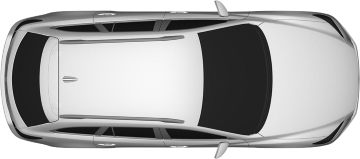
#> input picture images/materials/car_white.png, 360 x 159 px
$ python 2-cilqr-motionplanning.py
#> lines starting #> are read from the running program, lines starting #| are printed output that depends on the picture
### scripts/utils/kinematic.py
import numpy as np

# [145 lines left out: functions kinematic_propagate, get_kinematic_model_derivatives, const_velo_prediction, get_ref_exact_points, get_vehicle_front_and_rear_centers, get_vehicle_front_and_rear_center_derivatives and 3 more, not called in this run]

### scripts/utils/constraint.py
import sys
import pathlib
import numpy as np

sys.path.append(str(pathlib.Path(__file__).parent))
import kinematic

def exp_barrier(c, q1, q2):
    b = q1 * np.exp(q2 * c)

    return b


def exp_barrier_derivative_and_Hessian(c, c_dot, q1, q2):
    b = exp_barrier(c, q1, q2)
    b_dot = q2 * b * c_dot
    c_dot_reshaped = c_dot[:, np.newaxis]
    b_ddot = (q2 ** 2) * b * (c_dot_reshaped @ c_dot_reshaped.T)

    return b_dot, b_ddot


def get_bound_constr(var, bound, bound_type='upper'):
    assert bound_type == 'upper' or bound_type == 'lower'

    if bound_type == 'upper':
        return var - bound
    else:
        return bound - var


# [7 lines of commented-out code are left out]


def get_obstacle_avoidance_constr(ego_state, obs_state, ego_wheelbase, ego_width, obs_attr):
    ego_front, ego_rear = kinematic.get_vehicle_front_and_rear_centers(ego_state[:2], ego_state[3], ego_wheelbase)
    obs_a, obs_b = kinematic.get_ellipsoid_obstacle_scales(0.5 * ego_width, obs_attr[0], obs_attr[1], obs_attr[2])
    front_safety_margin = kinematic.ellipsoid_safety_margin(ego_front, obs_state[:2], obs_state[3], obs_a, obs_b)
    rear_safety_margin = kinematic.ellipsoid_safety_margin(ego_rear, obs_state[:2], obs_state[3], obs_a, obs_b)

    return front_safety_margin, rear_safety_margin


def get_obstacle_avoidance_constr_derivatives(ego_state, obs_state, ego_wheelbase, ego_width, obs_attr):
    ego_front, ego_rear = kinematic.get_vehicle_front_and_rear_centers(ego_state[:2], ego_state[3], ego_wheelbase)
    obs_a, obs_b = kinematic.get_ellipsoid_obstacle_scales(0.5 * ego_width, obs_attr[0], obs_attr[1], obs_attr[2])

    # safety margin over ego front and rear points
    front_safety_margin_over_ego_front = kinematic.ellipsoid_safety_margin_derivatives(ego_front, obs_state[:2], obs_state[3], obs_a, obs_b)
    rear_safety_margin_over_ego_rear = kinematic.ellipsoid_safety_margin_derivatives(ego_rear, obs_state[:2], obs_state[3], obs_a, obs_b)

    # ego front and rear points over state
    ego_front_over_state, ego_rear_over_state = kinematic.get_vehicle_front_and_rear_center_derivatives(ego_state[3], ego_wheelbase)

    # chain together
    front_safety_margin_over_state = front_safety_margin_over_ego_front @ ego_front_over_state
    rear_safety_margin_over_state = rear_safety_margin_over_ego_rear @ ego_rear_over_state

    return front_safety_margin_over_state, rear_safety_margin_over_state


def get_bounded_ctrl(cur_u, cur_x, acc_max, acc_min, stl_lim, velo_min, velo_max):
    # todo: calculate the bounded ctrl outputs based on ctrl bounds and velocity bounds
    # Currently, let's try not to apply this operation but simply return the original value.

    return cur_u

### scripts/2-cilqr-motionplanning.py
import time
import math
import sys
import matplotlib.pyplot as plt
from matplotlib.transforms import Affine2D
import numpy as np
import pathlib
sys.path.append(str(pathlib.Path(__file__).parent))

from utils import kinematic, constraint

# This demo references: https://github.com/RyYAO98/CILQR_Motion_Planning

# CILQR parameter
DT = 0.1
HORIZON_LENGTH = 60
MAX_ACC = 2.0

# vehicle parameter [m]
LENGTH = 4.5
WIDTH = 2.0
WB = 3.6
SAFETY_BUFFER = 1.5

car_white_image_path = str(pathlib.Path(__file__)\
                           .parent.parent / "images" / "materials" / "car_white.png")
car_cyan_image_path = str(pathlib.Path(__file__)\
                          .parent.parent / "images" / "materials" / "car_cyan.png")
steering_wheel_path = str(pathlib.Path(__file__)\
                          .parent.parent / "images" / "materials" /"steering_wheel.png")
car_white_image = plt.imread(car_white_image_path, format = "png")
#> car_white_image is the input picture: shape (159, 360, 4) float32; mean R, G, B, A 0.501, 0.501, 0.501, 0.817
car_cyan_image = plt.imread(car_cyan_image_path, format = "png")
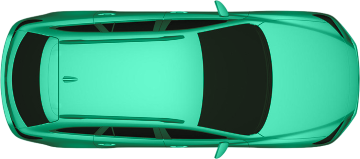
#> input picture images/materials/car_cyan.png, 360 x 159 px
#> car_cyan_image is the input picture: shape (159, 360, 4) float32; mean R, G, B, A 0.163, 0.501, 0.392, 0.817
steering_wheel = plt.imread(steering_wheel_path, format = "png")
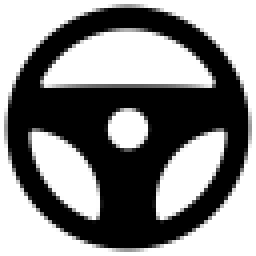
#> input picture images/materials/steering_wheel.png, 64 x 64 px (shown 4 times larger)
#> steering_wheel is the input picture: shape (64, 64, 4) float32; mean R, G, B, A 0, 0, 0, 0.467


class VehicleState:
    # [5 lines left out: function __init__, not called in this run]


class CILQR:
    def __init__(self) -> None:
        # planning-related settings
        self.N = HORIZON_LENGTH
        self.dt = DT
        self.nx = 4
        self.nu = 2
        self.state_weight = np.array(
            [[1.0, 0., 0., 0.],
             [0., 1.0, 0., 0.],
             [0., 0., 0.5, 0.],
             [0., 0., 0., 0.]])
        self.ctrl_weight = np.array(
            [[1.0, 0.0],
             [0.0, 1.0]])
        self.exp_q1 = 5.5
        self.exp_q2 = 5.75

        # iteration-related settings
        self.max_iter = 50
        self.init_lamb = 20
        self.lamb_decay = 0.7
        self.lamb_amplify = 2.0
        self.max_lamb = 10000.0
        self.alpha_options = [1., 0.5, 0.25, 0.125, 0.0625]
        self.tol = 0.001

        # ego vehicle-related settings
        self.wheelbase = WB
        self.width = WIDTH
        self.length = LENGTH
        self.velo_max = 10.0
        self.velo_min = 0.0
        self.yaw_lim = 3.14
        self.acc_max = MAX_ACC
        self.acc_min = -MAX_ACC
        self.stl_lim = 1.57


    def get_init_traj(self, x0):
        # zero ctrl initialization
        init_u = np.zeros((self.nu, self.N))
        init_x = kinematic.const_velo_prediction(x0, self.N, self.dt, self.wheelbase)

        return init_u, init_x


    def get_total_cost(self, u, x, ref_waypoints, ref_velo, obs_attrs, obs_preds):
        num_obstacles = obs_attrs.shape[0]

        # part 1: costs included in the prime objective
        ref_exact_points = kinematic.get_ref_exact_points(x[:2], ref_waypoints)
        ref_states = np.vstack([
            ref_exact_points,
            np.full(self.N + 1, ref_velo),
            np.zeros(self.N + 1)
        ])

        states_devt = np.sum(((x - ref_states).T @ self.state_weight) * (x - ref_states).T)
        ctrl_energy = np.sum((u.T @ self.ctrl_weight) * u.T)

        J_prime = states_devt + ctrl_energy

        # part 2: costs of the barrier function terms
        J_barrier = 0.
        for k in range(1, self.N + 1):
            u_k_minus_1 = u[:, k - 1]
            x_k = x[:, k]  # there is no need to count for the current state cost
            obs_preds_k = obs_preds[:, :, k]

            # acceleration constraints
            acc_up_constr = constraint.get_bound_constr(u_k_minus_1[0],
                                                        self.acc_max, bound_type='upper')
            acc_lo_constr = constraint.get_bound_constr(u_k_minus_1[0],
                                                        self.acc_min, bound_type='lower')

            # steering angle constraints
            stl_up_constr = constraint.get_bound_constr(u_k_minus_1[1],
                                                        self.stl_lim, bound_type='upper')
            stl_lo_constr = constraint.get_bound_constr(u_k_minus_1[1],
                                                        -self.stl_lim, bound_type='lower')

            # velocity constraints
            velo_up_constr = constraint.get_bound_constr(x_k[2], self.velo_max, bound_type='upper')
            velo_lo_constr = constraint.get_bound_constr(x_k[2], self.velo_min, bound_type='lower')

            # obstacle avoidance constraints
            obs_front_constr_list, obs_rear_constr_list = [], []
            for j in range(num_obstacles):
                obs_j_pred_k = obs_preds_k[j]
                obs_j_attr = obs_attrs[j]
                obs_j_front_constr, obs_j_rear_constr = constraint.get_obstacle_avoidance_constr(
                    x_k, obs_j_pred_k, self.wheelbase, self.width, obs_j_attr)
                obs_front_constr_list.append(obs_j_front_constr)
                obs_rear_constr_list.append(obs_j_rear_constr)

            J_barrier_k = constraint.exp_barrier(acc_up_constr, self.exp_q1, self.exp_q2) \
                          + constraint.exp_barrier(acc_lo_constr, self.exp_q1, self.exp_q2) \
                          + constraint.exp_barrier(stl_up_constr, self.exp_q1, self.exp_q2) \
                          + constraint.exp_barrier(stl_lo_constr, self.exp_q1, self.exp_q2) \
                          + constraint.exp_barrier(velo_up_constr, self.exp_q1, self.exp_q2) \
                          + constraint.exp_barrier(velo_lo_constr, self.exp_q1, self.exp_q2) \
                          + np.sum([constraint.exp_barrier(ofc, self.exp_q1, self.exp_q2) \
                                    for ofc in obs_front_constr_list]) \
                          + np.sum([constraint.exp_barrier(orc, self.exp_q1, self.exp_q2) \
                                    for orc in obs_rear_constr_list])

            J_barrier += J_barrier_k

        # Get the total cost
        J_tot = J_prime + J_barrier

        return J_tot


    def get_total_cost_derivatives_and_Hessians(
            self, u, x, ref_waypoints, ref_velo, obs_attrs, obs_preds):
        ref_exact_points = kinematic.get_ref_exact_points(x[ : 2], ref_waypoints)
        ref_states = np.vstack([
            ref_exact_points,
            np.full(self.N + 1, ref_velo),
            np.zeros(self.N + 1)
        ])
        num_obstacles = obs_attrs.shape[0]

        # part 1: cost derivatives due to the prime objective
        l_u_prime = 2 * (u.T @ self.ctrl_weight).T
        l_uu_prime = np.repeat((2 * self.ctrl_weight)[:, :, np.newaxis], self.N, axis=2)
        l_x_prime = 2 * ((x - ref_states).T @ self.state_weight).T
        l_xx_prime = np.repeat((2 * self.state_weight)[:, :, np.newaxis], self.N + 1, axis=2)

        # part 2: cost derivatives due to the barrier terms
        l_u_barrier = np.zeros((self.nu, self.N))
        l_uu_barrier = np.zeros((self.nu, self.nu, self.N))
        l_x_barrier = np.zeros((self.nx, self.N + 1))
        l_xx_barrier = np.zeros((self.nx, self.nx, self.N + 1))

        for k in range(self.N + 1):
            # ---- Ctrl: only N steps ----
            if k < self.N:
                u_k = u[:, k]

                # acceleration constraints derivatives and Hessians
                acc_up_constr = constraint.get_bound_constr(u_k[0], self.acc_max, bound_type='upper')
                acc_up_constr_over_u = np.array([1., 0.])
                acc_up_barrier_over_u, acc_up_barrier_over_uu = \
                    constraint.exp_barrier_derivative_and_Hessian(
                        acc_up_constr, acc_up_constr_over_u, self.exp_q1, self.exp_q2)

                acc_lo_constr = constraint.get_bound_constr(u_k[0], self.acc_min, bound_type='lower')
                acc_lo_constr_over_u = np.array([-1., 0.])
                acc_lo_barrier_over_u, acc_lo_barrier_over_uu = \
                    constraint.exp_barrier_derivative_and_Hessian(
                        acc_lo_constr, acc_lo_constr_over_u, self.exp_q1, self.exp_q2)

                # steering angle constraints derivatives and Hessians
                stl_up_constr = constraint.get_bound_constr(u_k[1], self.stl_lim, bound_type='upper')
                stl_up_constr_over_u = np.array([0., 1.])
                stl_up_barrier_over_u, stl_up_barrier_over_uu = \
                    constraint.exp_barrier_derivative_and_Hessian(
                        stl_up_constr, stl_up_constr_over_u, self.exp_q1, self.exp_q2)

                stl_lo_constr = constraint.get_bound_constr(u_k[1], -self.stl_lim, bound_type='lower')
                stl_lo_constr_over_u = np.array([0., -1.])
                stl_lo_barrier_over_u, stl_lo_barrier_over_uu = \
                    constraint.exp_barrier_derivative_and_Hessian(
                        stl_lo_constr, stl_lo_constr_over_u, self.exp_q1, self.exp_q2)

                # fill the ctrl-related spaces
                l_u_barrier[:, k] = acc_up_barrier_over_u + acc_lo_barrier_over_u \
                                  + stl_up_barrier_over_u + stl_lo_barrier_over_u

                l_uu_barrier[:, :, k] = acc_up_barrier_over_uu + acc_lo_barrier_over_uu \
                                      + stl_up_barrier_over_uu + stl_lo_barrier_over_uu

            # ---- State: (N + 1) steps ----
            x_k = x[:, k]
            obs_pred_k = obs_preds[:, :, k]

            # velocity constraints derivatives and Hessians
            velo_up_constr = constraint.get_bound_constr(x_k[2], self.velo_max, bound_type='upper')
            velo_up_constr_over_x = np.array([0., 0., 1., 0.])
            velo_up_barrier_over_x, velo_up_barrier_over_xx = \
                constraint.exp_barrier_derivative_and_Hessian(
                    velo_up_constr, velo_up_constr_over_x, self.exp_q1, self.exp_q2)

            velo_lo_constr = constraint.get_bound_constr(x_k[2], self.velo_min, bound_type='lower')
            velo_lo_constr_over_x = np.array([0., 0., -1., 0.])
            velo_lo_barrier_over_x, velo_lo_barrier_over_xx = \
                constraint.exp_barrier_derivative_and_Hessian(
                    velo_lo_constr, velo_lo_constr_over_x, self.exp_q1, self.exp_q2)

            # obstacle avoidance constraints derivatives and Hessians
            obs_front_barrier_over_x_list, obs_front_barrier_over_xx_list = [], []
            obs_rear_barrier_over_x_list, obs_rear_barrier_over_xx_list = [], []
            for j in range(num_obstacles):
                obs_j_pred_k = obs_pred_k[j]
                obs_j_attr = obs_attrs[j]

                obs_j_front_constr, obs_j_rear_constr = constraint.get_obstacle_avoidance_constr(
                    x_k, obs_j_pred_k, self.wheelbase, self.width, obs_j_attr
                )
                obs_j_front_constr_over_x, obs_j_rear_constr_over_x = \
                    constraint.get_obstacle_avoidance_constr_derivatives(
                        x_k, obs_j_pred_k, self.wheelbase, self.width, obs_j_attr)
                obs_j_front_barrier_over_x, obs_j_front_barrier_over_xx = \
                    constraint.exp_barrier_derivative_and_Hessian(
                        obs_j_front_constr, obs_j_front_constr_over_x, self.exp_q1, self.exp_q2)
                obs_j_rear_barrier_over_x, obs_j_rear_barrier_over_xx = \
                    constraint.exp_barrier_derivative_and_Hessian(
                        obs_j_rear_constr, obs_j_rear_constr_over_x, self.exp_q1, self.exp_q2)

                obs_front_barrier_over_x_list.append(obs_j_front_barrier_over_x)
                obs_front_barrier_over_xx_list.append(obs_j_front_barrier_over_xx)
                obs_rear_barrier_over_x_list.append(obs_j_rear_barrier_over_x)
                obs_rear_barrier_over_xx_list.append(obs_j_rear_barrier_over_xx)

            # fill the state-related spaces
            l_x_barrier[:, k] = velo_up_barrier_over_x + velo_lo_barrier_over_x \
                                + np.sum(obs_front_barrier_over_x_list, axis=0) \
                                + np.sum(obs_rear_barrier_over_x_list, axis=0)

            l_xx_barrier[:, :, k] = velo_up_barrier_over_xx + velo_lo_barrier_over_xx \
                                    + np.sum(obs_front_barrier_over_xx_list, axis=0) \
                                    + np.sum(obs_rear_barrier_over_xx_list, axis=0)

        # Get the results by combining both components
        l_u = l_u_prime + l_u_barrier
        l_uu = l_uu_prime + l_uu_barrier
        l_x = l_x_prime + l_x_barrier
        l_xx = l_xx_prime + l_xx_barrier

        l_ux = np.zeros((self.nu, self.nx, self.N))

        return l_u, l_uu, l_x, l_xx, l_ux


    def backward_pass(self, u, x, lamb, ref_waypoints, ref_velo, obs_attrs, obs_preds):
        l_u, l_uu, l_x, l_xx, l_ux = \
            self.get_total_cost_derivatives_and_Hessians(
                u, x, ref_waypoints, ref_velo, obs_attrs, obs_preds)
        df_dx, df_du = \
            kinematic.get_kinematic_model_derivatives(x, u, self.dt, self.wheelbase, self.N)

        delt_V = 0
        V_x = l_x[:, -1]
        V_xx = l_xx[:, :, -1]

        d = np.zeros((self.nu, self.N))
        K = np.zeros((self.nu, self.nx, self.N))

        regu_I = lamb * np.eye(V_xx.shape[0])

        # Run a backwards pass from N-1 control step
        for i in range(self.N - 1, -1, -1):
            # This part of the implementation references:
            # https://github.com/Bharath2/iLQR/blob/main/ilqr/controller.py

            # Q_terms
            Q_x = l_x[:, i] + df_dx[:, :, i].T @ V_x
            Q_u = l_u[:, i] + df_du[:, :, i].T @ V_x
            Q_xx = l_xx[:, :, i] + df_dx[:, :, i].T @ V_xx @ df_dx[:, :, i]
            Q_uu = l_uu[:, :, i] + df_du[:, :, i].T @ V_xx @ df_du[:, :, i]
            Q_ux = l_ux[:, :, i] + df_du[:, :, i].T @ V_xx @ df_dx[:, :, i]

            # gains
            df_du_regu = df_du[:, :, i].T @ regu_I
            Q_ux_regu = Q_ux + df_du_regu @ df_dx[:, :, i]
            Q_uu_regu = Q_uu + df_du_regu @ df_du[:, :, i]
            Q_uu_inv = np.linalg.inv(Q_uu_regu)

            d[:, i] = -Q_uu_inv @ Q_u
            K[:, :, i] = -Q_uu_inv @ Q_ux_regu

            # Update value function for next time step
            V_x = Q_x + K[:, :, i].T @ Q_uu @ d[:, i] + K[:, :, i].T @ Q_u + Q_ux.T @ d[:, i]
            V_xx = Q_xx + K[:, :, i].T @ Q_uu @ K[:, :, i] + K[:, :, i].T @ Q_ux + Q_ux.T @ K[:, :, i]

            # expected cost reduction
            delt_V += 0.5 * d[:, i].T @ Q_uu @ d[:, i] + d[:, i].T @ Q_u

        return d, K, delt_V


    def forward_pass(self, u, x, d, K, alpha):
        new_u = np.zeros((self.nu, self.N))
        new_x = np.zeros((self.nx, self.N + 1))
        new_x[:, 0] = x[:, 0]

        for i in range(self.N):
            new_u_i = u[:, i] + alpha * d[:, i] + K[:, :, i] @ (new_x[:, i] - x[:, i])
            new_u[:, i] = constraint.get_bounded_ctrl(
                new_u_i, new_x[:, i], self.acc_max, self.acc_min,
                self.stl_lim, self.velo_min, self.velo_max
            )
            new_x[:, i + 1] = kinematic.kinematic_propagate(
                new_x[:, i], new_u[:, i], self.dt, self.wheelbase
            )

        return new_u, new_x


    def iter_step(self, u, x, J, lamb, ref_waypoints, ref_velo, obs_attrs, obs_preds):
        d, K, expc_redu = self.backward_pass(
                            u, x, lamb, ref_waypoints, ref_velo, obs_attrs, obs_preds)

        iter_effective_flag = False
        new_u, new_x, new_J = \
            np.zeros((self.nu, self.N)), np.zeros((self.nx, self.N + 1)), sys.float_info.max

        for alpha in self.alpha_options:
            new_u, new_x = self.forward_pass(u, x, d, K, alpha)
            new_J = self.get_total_cost(new_u, new_x, ref_waypoints, ref_velo, obs_attrs, obs_preds)

            if new_J < J:
                iter_effective_flag = True
                break

        return new_u, new_x, new_J, iter_effective_flag

    def solve(self, x0, ref_waypoints, ref_velo, obs_attrs, obs_preds):
        init_u, init_x = self.get_init_traj(x0)
        J = self.get_total_cost(init_u, init_x, ref_waypoints, ref_velo, obs_attrs, obs_preds)
        u, x = init_u, init_x

        lamb = self.init_lamb

        for itr in range(self.max_iter):
            new_u, new_x, new_J, iter_effective_flag = self.iter_step(
                u, x, J, lamb, ref_waypoints, ref_velo, obs_attrs, obs_preds)

            if iter_effective_flag:
                x = new_x
                u = new_u
                J_old = J
                J = new_J

                if abs(J - J_old) < self.tol:
                    print(f'Tolerance condition satisfied. {itr}')
                    break

                lamb *= self.lamb_decay
            else:
                lamb *= self.lamb_amplify

                if lamb > self.max_lamb:
                    print('Regularization parameter reached the maximum.')
                    break

        return u, x


# [55 lines left out: functions plot_road, plot_vehicle, plot_console, not called in this run]


def main() -> None:
    ego_state = [0., 0., 5.0, 0.]   # [x y v yaw]
    longit_ref = np.linspace(0, 50, 1000)
    lateral_ref = np.linspace(0, 0, 1000)
    ref_waypoints = np.vstack((longit_ref, lateral_ref))
    ref_velo = np.array(6.0)

    obstacle_attr_1 = np.array([WIDTH, LENGTH, SAFETY_BUFFER]) # width length safe
    obstacle_attr_2 = np.array([WIDTH, LENGTH, SAFETY_BUFFER])
    obstacle_pred_1 = kinematic.const_velo_prediction([6.5, -0.2, 3.0, 0.],
                                                      HORIZON_LENGTH, DT, WB)
    obstacle_pred_2 = kinematic.const_velo_prediction([20, 4, 2.0, 0.],
                                                      HORIZON_LENGTH, DT, WB)

    obstacle_attrs = np.stack((obstacle_attr_1, obstacle_attr_2), axis=0)
    obstacle_preds = np.stack((obstacle_pred_1, obstacle_pred_2), axis=0)

    solver_start_t = time.process_time()
    planner = CILQR()
    opti_u, opti_x = planner.solve(ego_state,
                                   ref_waypoints,
                                   ref_velo,
                                   obstacle_attrs,
                                   obstacle_preds)
    print('----CILQR Solution Time: {} seconds----'.format(time.process_time() - solver_start_t))

    for i in range(HORIZON_LENGTH):
        plt.clf()
        plot_road()
        plot_console(opti_u[0][i], opti_u[1][i])
        plot_vehicle(VehicleState(opti_x[0][i], opti_x[1][i], opti_x[2][i], opti_x[3][i]))
        plot_vehicle(VehicleState(obstacle_pred_1[0][i], obstacle_pred_1[1][i],
                                  obstacle_pred_1[2][i], obstacle_pred_1[3][i]), False)
        plot_vehicle(VehicleState(obstacle_pred_2[0][i], obstacle_pred_2[1][i],
                                  obstacle_pred_2[2][i], obstacle_pred_2[3][i]), False)

        plt.xlim(-10, 50)
        plt.ylim(-5, 15)
        plt.pause(0.1)

    plot_road()
    for i in range(0, HORIZON_LENGTH, 2):
        plot_vehicle(VehicleState(opti_x[0][i], opti_x[1][i], opti_x[2][i], opti_x[3][i]),
                     draw_style='fill')
        plot_vehicle(VehicleState(obstacle_pred_1[0][i], obstacle_pred_1[1][i],
                                  obstacle_pred_1[2][i], obstacle_pred_1[3][i]),
                                  False, draw_style='fill')
        plot_vehicle(VehicleState(obstacle_pred_2[0][i], obstacle_pred_2[1][i],
                                  obstacle_pred_2[2][i], obstacle_pred_2[3][i]),
                                  False, draw_style='fill')
    plt.pause(2)


if __name__ == "__main__":
#> (the run stopped early here; a loop or call above may not have finished)
